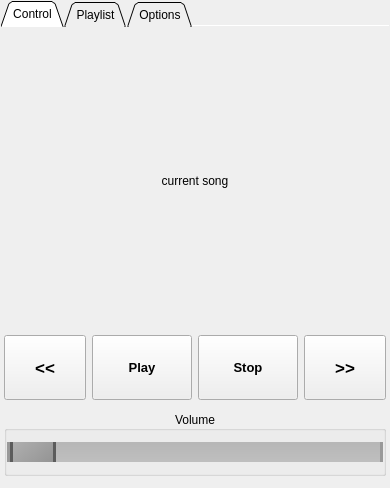
<?xml version="1.0" encoding="UTF-8"?>
<ui version="4.0">
 <class>MainWindow</class>
 <widget class="QMainWindow" name="MainWindow">
  <property name="geometry">
   <rect>
    <x>0</x>
    <y>0</y>
    <width>353</width>
    <height>488</height>
   </rect>
  </property>
  <property name="windowTitle">
   <string>mpdControl</string>
  </property>
  <widget class="QWidget" name="centralWidget">
   <layout class="QVBoxLayout" name="verticalLayout">
    <property name="margin">
     <number>1</number>
    </property>
    <item>
     <widget class="QTabWidget" name="tabWidget">
      <property name="styleSheet">
       <string notr="true">QTabBar::tab { 
	min-height: 3ex; 
	min-width: 7ex;
}</string>
      </property>
      <property name="tabPosition">
       <enum>QTabWidget::North</enum>
      </property>
      <property name="tabShape">
       <enum>QTabWidget::Triangular</enum>
      </property>
      <property name="currentIndex">
       <number>0</number>
      </property>
      <property name="elideMode">
       <enum>Qt::ElideRight</enum>
      </property>
      <property name="usesScrollButtons">
       <bool>false</bool>
      </property>
      <property name="documentMode">
       <bool>true</bool>
      </property>
      <property name="tabsClosable">
       <bool>false</bool>
      </property>
      <property name="movable">
       <bool>false</bool>
      </property>
      <widget class="QWidget" name="tab_control">
       <attribute name="title">
        <string>Control</string>
       </attribute>
       <layout class="QVBoxLayout" name="verticalLayout_3">
        <property name="leftMargin">
         <number>3</number>
        </property>
        <property name="rightMargin">
         <number>3</number>
        </property>
        <item>
         <spacer name="verticalSpacer_3">
          <property name="orientation">
           <enum>Qt::Vertical</enum>
          </property>
          <property name="sizeHint" stdset="0">
           <size>
            <width>20</width>
            <height>40</height>
           </size>
          </property>
         </spacer>
        </item>
        <item>
         <widget class="QLabel" name="label_currentsong">
          <property name="text">
           <string>current song</string>
          </property>
          <property name="alignment">
           <set>Qt::AlignCenter</set>
          </property>
          <property name="wordWrap">
           <bool>true</bool>
          </property>
         </widget>
        </item>
        <item>
         <spacer name="verticalSpacer_2">
          <property name="orientation">
           <enum>Qt::Vertical</enum>
          </property>
          <property name="sizeHint" stdset="0">
           <size>
            <width>20</width>
            <height>40</height>
           </size>
          </property>
         </spacer>
        </item>
        <item>
         <layout class="QHBoxLayout" name="horizontalLayout_2"/>
        </item>
        <item>
         <layout class="QHBoxLayout" name="horizontalLayout">
          <property name="spacing">
           <number>-1</number>
          </property>
          <property name="topMargin">
           <number>5</number>
          </property>
          <property name="bottomMargin">
           <number>5</number>
          </property>
          <item>
           <widget class="QPushButton" name="btnPrevious">
            <property name="sizePolicy">
             <sizepolicy hsizetype="Minimum" vsizetype="Minimum">
              <horstretch>0</horstretch>
              <verstretch>0</verstretch>
             </sizepolicy>
            </property>
            <property name="minimumSize">
             <size>
              <width>0</width>
              <height>65</height>
             </size>
            </property>
            <property name="maximumSize">
             <size>
              <width>16777215</width>
              <height>65</height>
             </size>
            </property>
            <property name="font">
             <font>
              <pointsize>13</pointsize>
              <weight>75</weight>
              <bold>true</bold>
             </font>
            </property>
            <property name="text">
             <string>&lt;&lt;</string>
            </property>
           </widget>
          </item>
          <item>
           <widget class="QPushButton" name="btnPlayPause">
            <property name="sizePolicy">
             <sizepolicy hsizetype="Minimum" vsizetype="Minimum">
              <horstretch>0</horstretch>
              <verstretch>0</verstretch>
             </sizepolicy>
            </property>
            <property name="minimumSize">
             <size>
              <width>100</width>
              <height>65</height>
             </size>
            </property>
            <property name="maximumSize">
             <size>
              <width>100</width>
              <height>65</height>
             </size>
            </property>
            <property name="font">
             <font>
              <pointsize>10</pointsize>
              <weight>75</weight>
              <bold>true</bold>
             </font>
            </property>
            <property name="text">
             <string>Play</string>
            </property>
           </widget>
          </item>
          <item>
           <widget class="QPushButton" name="btnStop">
            <property name="sizePolicy">
             <sizepolicy hsizetype="Minimum" vsizetype="Minimum">
              <horstretch>0</horstretch>
              <verstretch>0</verstretch>
             </sizepolicy>
            </property>
            <property name="minimumSize">
             <size>
              <width>100</width>
              <height>65</height>
             </size>
            </property>
            <property name="maximumSize">
             <size>
              <width>100</width>
              <height>65</height>
             </size>
            </property>
            <property name="font">
             <font>
              <pointsize>10</pointsize>
              <weight>75</weight>
              <bold>true</bold>
             </font>
            </property>
            <property name="text">
             <string>Stop</string>
            </property>
           </widget>
          </item>
          <item>
           <widget class="QPushButton" name="btnNext">
            <property name="sizePolicy">
             <sizepolicy hsizetype="Minimum" vsizetype="Minimum">
              <horstretch>0</horstretch>
              <verstretch>0</verstretch>
             </sizepolicy>
            </property>
            <property name="minimumSize">
             <size>
              <width>0</width>
              <height>65</height>
             </size>
            </property>
            <property name="maximumSize">
             <size>
              <width>16777215</width>
              <height>65</height>
             </size>
            </property>
            <property name="font">
             <font>
              <pointsize>13</pointsize>
              <weight>75</weight>
              <bold>true</bold>
             </font>
            </property>
            <property name="text">
             <string>&gt;&gt;</string>
            </property>
           </widget>
          </item>
         </layout>
        </item>
        <item>
         <widget class="QGroupBox" name="groupBox">
          <property name="layoutDirection">
           <enum>Qt::LeftToRight</enum>
          </property>
          <property name="title">
           <string notr="true">Volume</string>
          </property>
          <property name="alignment">
           <set>Qt::AlignCenter</set>
          </property>
          <layout class="QVBoxLayout" name="verticalLayout_2">
           <property name="leftMargin">
            <number>0</number>
           </property>
           <property name="rightMargin">
            <number>0</number>
           </property>
           <item>
            <widget class="QSlider" name="volumeSlider">
             <property name="styleSheet">
              <string notr="true">QSlider::groove:horizontal {
     border: 3px solid #999999;
     height: 40px; /* the groove expands to the size of the slider by default. by giving it a height, it has a fixed size */
     background: qlineargradient(x1:0, y1:0, x2:0, y2:1, stop:0 #B1B1B1, stop:1 #c4c4c4);
     margin: 0px 0;
 }

 QSlider::handle:horizontal {
     background: qlineargradient(x1:0, y1:0, x2:1, y2:1, stop:0 #b4b4b4, stop:1 #8f8f8f);
     border: 3px solid #5c5c5c;
     width: 40px;
     margin: 0px 0; /* handle is placed by default on the contents rect of the groove. Expand outside the groove */
     border-radius: 3px;
 }</string>
             </property>
             <property name="orientation">
              <enum>Qt::Horizontal</enum>
             </property>
             <property name="tickPosition">
              <enum>QSlider::TicksBelow</enum>
             </property>
             <property name="tickInterval">
              <number>10</number>
             </property>
            </widget>
           </item>
          </layout>
         </widget>
        </item>
       </layout>
      </widget>
      <widget class="QWidget" name="tab_playlist">
       <attribute name="title">
        <string>Playlist</string>
       </attribute>
       <layout class="QGridLayout" name="gridLayout_3">
        <property name="leftMargin">
         <number>3</number>
        </property>
        <property name="topMargin">
         <number>4</number>
        </property>
        <property name="rightMargin">
         <number>3</number>
        </property>
        <item row="0" column="0">
         <widget class="QListWidget" name="listWidget_playlist"/>
        </item>
       </layout>
      </widget>
      <widget class="QWidget" name="tab_options">
       <attribute name="title">
        <string>Options</string>
       </attribute>
       <layout class="QVBoxLayout" name="verticalLayout_4">
        <property name="leftMargin">
         <number>3</number>
        </property>
        <property name="topMargin">
         <number>4</number>
        </property>
        <property name="rightMargin">
         <number>3</number>
        </property>
        <item>
         <widget class="QGroupBox" name="groupBox_2">
          <property name="title">
           <string>Server</string>
          </property>
          <layout class="QGridLayout" name="gridLayout_2">
           <item row="0" column="0">
            <widget class="QLineEdit" name="options_host"/>
           </item>
          </layout>
         </widget>
        </item>
        <item>
         <widget class="QGroupBox" name="groupBox_3">
          <property name="title">
           <string>Port</string>
          </property>
          <layout class="QGridLayout" name="gridLayout">
           <item row="0" column="0">
            <widget class="QLineEdit" name="options_port"/>
           </item>
          </layout>
         </widget>
        </item>
        <item>
         <widget class="QPushButton" name="options_connect_and_save">
          <property name="text">
           <string>Connect &amp;&amp; Save</string>
          </property>
         </widget>
        </item>
        <item>
         <spacer name="verticalSpacer">
          <property name="orientation">
           <enum>Qt::Vertical</enum>
          </property>
          <property name="sizeHint" stdset="0">
           <size>
            <width>20</width>
            <height>40</height>
           </size>
          </property>
         </spacer>
        </item>
       </layout>
      </widget>
     </widget>
    </item>
   </layout>
  </widget>
  <widget class="QMenuBar" name="menuBar">
   <property name="geometry">
    <rect>
     <x>0</x>
     <y>0</y>
     <width>353</width>
     <height>20</height>
    </rect>
   </property>
  </widget>
 </widget>
 <layoutdefault spacing="6" margin="11"/>
 <resources/>
 <connections/>
</ui>
